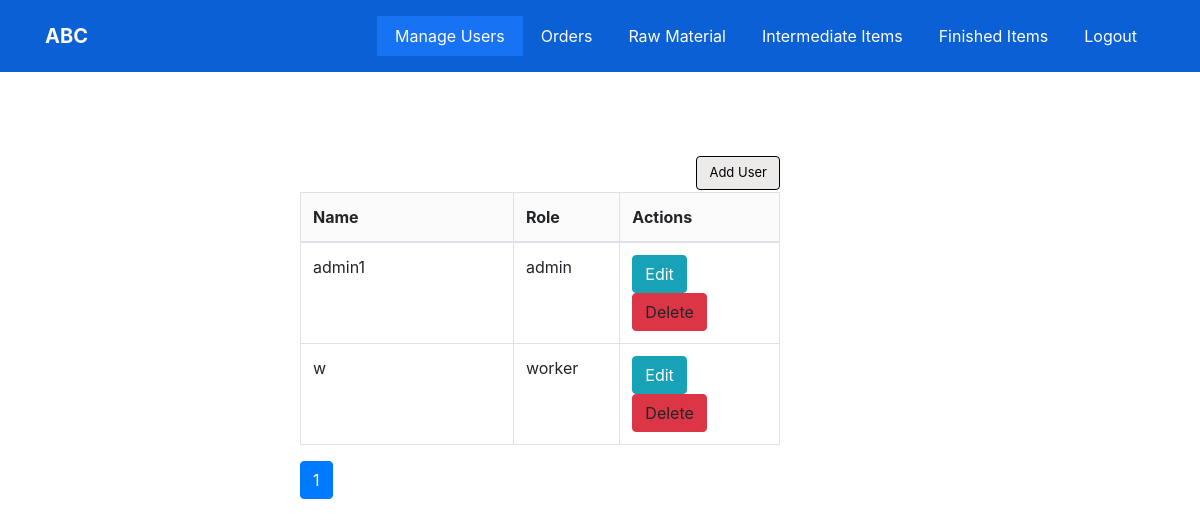
Screenshot of /pages/admin_manage_users/admin_manage_users.php (signed in) with the database file from the repository.
### tables this page shows
CREATE TABLE `users` (
  `uid` varchar(30) NOT NULL,
  `password` varchar(100) NOT NULL,
  `name` varchar(40) NOT NULL,
  `role` varchar(10) NOT NULL
);

### config/users.php (called while the page is built, shortened)
<?php
	class Users
	{
		private $conn;
		public function __construct($connection, $user_id, $password)
		{
			$this->conn = $connection;
		}
		public function readAll($from_record_num, $records_per_page)
		{
			$query = "SELECT
						uid, name, role
					FROM
						users
					ORDER BY
						name ASC
					LIMIT
						{$from_record_num}, {$records_per_page}";
			$result = $this->conn->query( $query );
			return $result;
		}
	}
?>

### pages/admin_manage_users/admin_manage_users.php (the view, shortened to what this page needs)
<!DOCTYPE html>
<html>
<head>
    <link rel="stylesheet" href="assets/bootstrap/css/bootstrap.min.css">
    <link rel="stylesheet" href="assets/css/Navigation-Clean.css">
    <link rel="stylesheet" href="assets/css/styles.css">
</head>
<?php
	require_once("../../config/database.php");
	require_once("../../config/users.php");
	$database = new Database();
	$conn = $database->getConnection();
	$user = new Users($conn, "", "");
	$page = isset($_GET['page']) ? $_GET['page'] : 1;
	$records_per_page = 5;
	$from_record_num = ($records_per_page * $page) - $records_per_page;
	$result = $user->readAll($from_record_num, $records_per_page);
	$num = $result->num_rows;
?>
<body style="background-color:transparent;">
    <div>
        <nav class="navbar navbar-light navbar-expand-md navigation-clean" style="background-color:#0b60d6;">
            <div class="container"><a class="navbar-brand" href="#" style="color:rgb(254,254,254);">ABC</a>
				<div class="collapse navbar-collapse" id="navcol-1">
                    <ul class="nav navbar-nav ml-auto">
                        <li class="nav-item" role="presentation" style="background-color:#1773f3;"><a class="nav-link" href="admin_manage_users.php" style="color:rgb(253,253,253);">Manage Users</a></li>
                        <li class="nav-item" role="presentation"><a class="nav-link" href="../admin_orders/admin_orders.php" style="color:rgb(251,251,252);">Orders</a></li>
                        <li class="nav-item" role="presentation"><a class="nav-link" href="../admin_raw_material/admin_raw_material.php" style="color:rgb(254,254,254);">Raw Material</a></li>
                        <li class="nav-item" role="presentation"><a class="nav-link" href="../admin_intermediate_items/admin_intermediate_items.php" style="color:rgb(255,255,255);">Intermediate Items</a></li>
                        <li class="nav-item" role="presentation"><a class="nav-link" href="../admin_finished_items/admin_finished_items.php" style="color:rgb(254,254,254);">Finished Items</a></li>
						<li class="nav-item" role="presentation"><a class="nav-link" href="../logout/logout.php" style="color:rgb(254,254,254);">Logout</a></li>
                    </ul>
            	</div>
    		</div>
    	</nav>
    </div>
	<a href="create_user.php" class="btn btn-default" style="float:right;color:rgb(2,2,2);background-color:#edeaea;margin:7% 35% 0px;border-color:black;font-size:13px;">Add User</a>
	<div class="table-responsive" style="width:40%;margin:10% 25% 0px;">
		<?php
			if($num > 0)
			{
				echo("<table class='table table-hover table-responsive table-bordered' style='width:100%;'>
						<thead>
							<tr style='background-color:rgba(237,234,234,0.2);'>
								<th style='width:40%;'>Name</th>
								<th style='width:20%;'>Role</th>
								<th style='width:30%;'>Actions</th>
							</tr>
						</thead>
						<tbody>");
				while ($row = $result->fetch_array(MYSQLI_NUM))
				{
					echo("<tr>");
						echo("<td>". $row[1]. "</td>");
						echo("<td>". $row[2]. "</td>");
						echo("<td>");
							echo("<a href='update_user.php?id={$row[0]}' class='btn btn-info'>");
								echo("<span class='glyphicon glyphicon-edit'></span> Edit");
							echo("</a>");
							echo("<a delete-id='{$row[0]}' class='btn btn-danger delete-object'>");
								echo("<span class='glyphicon glyphicon-remove'></span> Delete");
							echo("</a>");
						echo("</td>");
					echo("</tr>");
				}
				echo("</tbody></table>");
				include_once('paging.php');
			}
			else
			{
				echo "<div class='alert alert-info'>No users found.</div>";
			}
		?>
	</div>
</body>
</html>

### pages/admin_manage_users/assets/css/Navigation-Clean.css (style rules this page uses)
.navigation-clean { background:#fff; padding-top:.75rem; padding-bottom:.75rem; color:#333; border-radius:0; box-shadow:none; border:none; margin-bottom:0; }
@media (min-width:768px) { .navigation-clean { padding-top:1rem; padding-bottom:1rem; } }
.navigation-clean .navbar-brand { font-weight:bold; color:inherit; }
.navigation-clean .navbar-collapse, .navigation-clean .form-inline { border-top-color:#ddd; }
.navigation-clean.navbar .navbar-nav .nav-link { padding-left:18px; padding-right:18px; }
.navigation-clean.navbar-light .navbar-nav .nav-link { color:#465765; }

### rows the page displays
users: name "admin1", role "admin"
users: name "w", role "worker"
